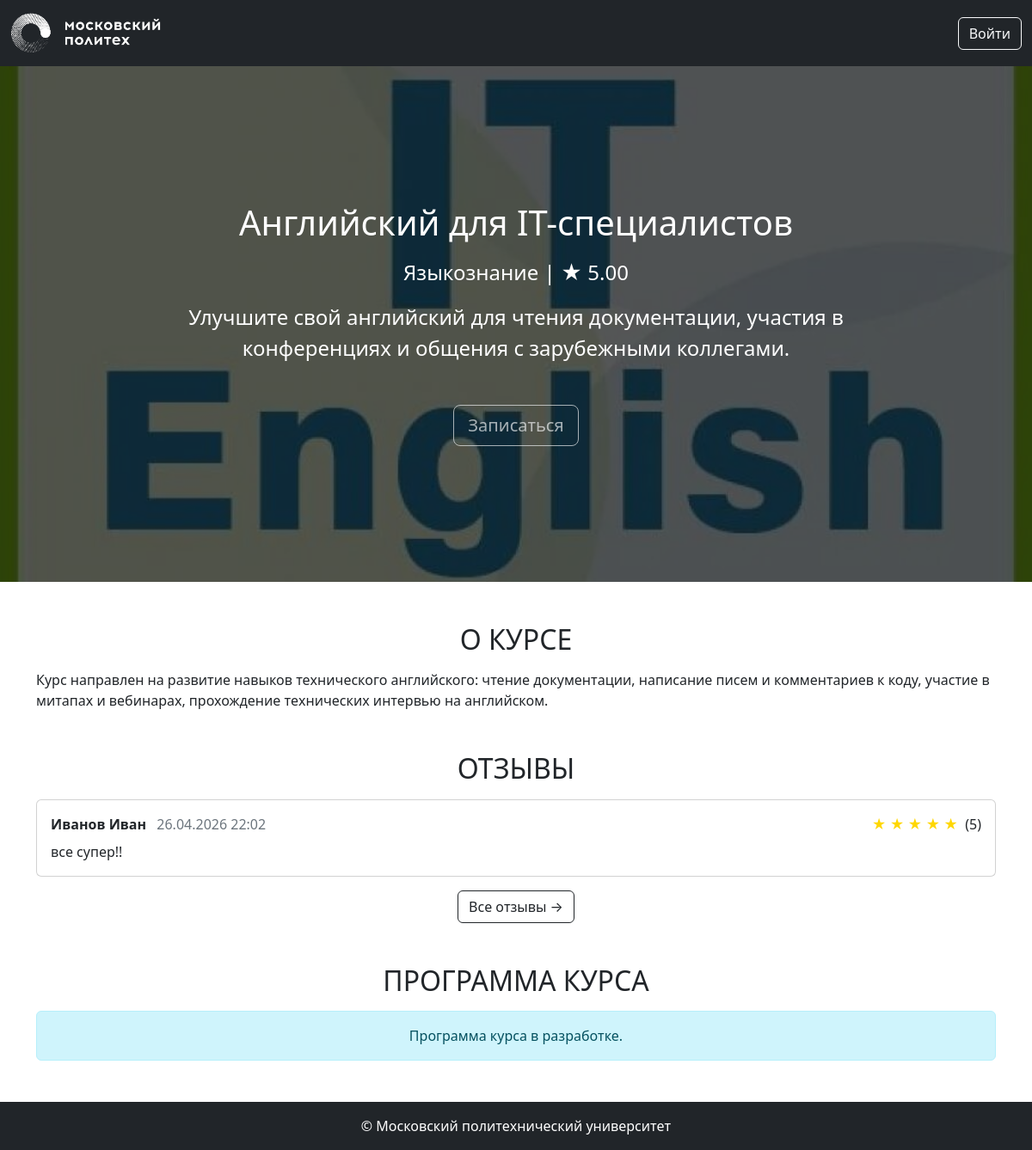
/courses/4, run on the app's committed database.
### app/models.py (models this page shows, shortened)
class Image(db.Model):
    __tablename__ = 'images'
    id: Mapped[str] = mapped_column(String(100), primary_key=True)
    file_name: Mapped[str] = mapped_column(String(100))
    mime_type: Mapped[str] = mapped_column(String(100))
    md5_hash: Mapped[str] = mapped_column(String(100), unique=True)
    object_id: Mapped[Optional[int]]
    object_type: Mapped[Optional[str]] = mapped_column(String(100))
    created_at: Mapped[datetime] = mapped_column(default=datetime.now)
    @property
    def url(self):
        return url_for('main.image', image_id=self.id)

class Base(DeclarativeBase):
    metadata = MetaData(naming_convention={
        "ix": 'ix_%(column_0_label)s',
        "uq": "uq_%(table_name)s_%(column_0_name)s",
        "ck": "ck_%(table_name)s_%(constraint_name)s",
        "fk": "fk_%(table_name)s_%(column_0_name)s_%(referred_table_name)s",
        "pk": "pk_%(table_name)s"
    })

class Course(Base):
    __tablename__ = 'courses'
    id: Mapped[int] = mapped_column(primary_key=True)
    name: Mapped[str] = mapped_column(String(100))
    short_desc: Mapped[str] = mapped_column(Text)
    full_desc: Mapped[str] = mapped_column(Text)
    rating_sum: Mapped[int] = mapped_column(default=0)
    rating_num: Mapped[int] = mapped_column(default=0)
    category_id: Mapped[int] = mapped_column(ForeignKey("categories.id"))
    author_id: Mapped[int] = mapped_column(ForeignKey("users.id"))
    background_image_id: Mapped[Optional[str]] = mapped_column(ForeignKey("images.id"), nullable=True)
    created_at: Mapped[datetime] = mapped_column(default=datetime.now)
    author: Mapped["User"] = relationship()
    category: Mapped["Category"] = relationship(lazy=False)
    bg_image: Mapped["Image"] = relationship()
    @property
    def rating(self):
        if self.rating_num > 0:
            return self.rating_sum / self.rating_num
        return 0

class Category(Base):
    __tablename__ = 'categories'
    id = mapped_column(Integer, primary_key=True)
    name: Mapped[str] = mapped_column(String(100))
    parent_id: Mapped[Optional[int]] = mapped_column(ForeignKey("categories.id"))

class Review(Base):
    __tablename__ = 'reviews'
    id: Mapped[int] = mapped_column(primary_key=True)
    rating: Mapped[int] = mapped_column(Integer, nullable=False)
    text: Mapped[str] = mapped_column(Text, nullable=False)
    created_at: Mapped[datetime] = mapped_column(default=datetime.now)
    course_id: Mapped[int] = mapped_column(ForeignKey("courses.id"), nullable=False)
    user_id: Mapped[int] = mapped_column(ForeignKey("users.id"), nullable=False)
    course: Mapped["Course"] = relationship(backref="reviews")
    user: Mapped["User"] = relationship(backref="reviews")

class User(Base, UserMixin):
    __tablename__ = 'users'
    id: Mapped[int] = mapped_column(primary_key=True)
    first_name: Mapped[str] = mapped_column(String(100))
    last_name: Mapped[str] = mapped_column(String(100))
    middle_name: Mapped[Optional[str]] = mapped_column(String(100))
    login: Mapped[str] = mapped_column(String(100), unique=True)
    password_hash: Mapped[str] = mapped_column(String(200))
    created_at: Mapped[datetime] = mapped_column(default=datetime.now)

### app/courses.py (the view)
@bp.route('/<int:course_id>')
def show(course_id):
    course = course_repository.get_course_by_id(course_id)
    if course is None:
        abort(404)
    recent_reviews = review_repository.get_recent_reviews(course_id, limit=5)
    user_review = None
    if current_user.is_authenticated:
        user_review = review_repository.get_user_review_for_course(course_id, current_user.id)
    return render_template('courses/show.html',
                         course=course,
                         recent_reviews=recent_reviews,
                         user_review=user_review)

### app/repositories/course_repository.py (called while the page is built)
    def get_course_by_id(self, course_id):
        return self.db.session.get(Course, course_id)

### app/repositories/review_repository.py (called while the page is built)
    def get_recent_reviews(self, course_id, limit=5):
        query = self.db.select(Review).where(Review.course_id == course_id).order_by(desc(Review.created_at)).limit(limit)
        return self.db.session.execute(query).scalars().all()

### app/templates/courses/show.html (shortened to what this page needs)
{% extends 'base.html' %}
{% block content %}
<div class="title-area position-relative"
     {% if course.bg_image %}
         style="background-image: url('{{ course.bg_image.url }}');"
     {% else %}
         style="background: linear-gradient(135deg, #667eea 0%, #764ba2 100%);"
     {% endif %}>
    <div class="h-100 w-100 py-5 d-flex text-center position-absolute" style="background-color: rgba(0, 0, 0, 0.65);">
        <div class="m-auto">
            <h1 class="title mb-3 font-weight-bold">{{ course.name }}</h1>
            <p class="mb-3 mx-auto">
                {{ course.category.name }} | <span>★</span> <span>{{ "%.2f" | format(course.rating) }}</span>
            </p>
            <div class="container">
                <p class="description w-75 mb-5 mx-auto">
                    {{ course.short_desc }}
                </p>
            </div>
            {% if current_user.is_authenticated %}
                <a href="#" class="btn btn-outline-light btn-lg">Перейти к материалам курса</a>
            {% else %}
                <button class="btn btn-outline-light btn-lg" disabled>Записаться</button>
            {% endif %}
        </div>
    </div>
</div>
<div class="container mt-5">
    <section class="about mb-5">
        <h2 class="mb-3 text-center text-uppercase font-weight-bold">О курсе</h2>
        <p>{{ course.full_desc }}</p>
    </section>
    <section class="reviews mb-5">
        <h2 class="mb-3 text-center text-uppercase font-weight-bold">Отзывы</h2>
        {% if recent_reviews %}
            {% for review in recent_reviews %}
            <div class="card mb-3">
                <div class="card-body">
                    <div class="d-flex justify-content-between align-items-center mb-2">
                        <div>
                            <strong>{{ review.user.last_name }} {{ review.user.first_name }}</strong>
                            <span class="text-muted ms-2">{{ review.created_at.strftime('%d.%m.%Y %H:%M') }}</span>
                        </div>
                        <div class="rating">
                            {% for i in range(5) %}
                                {% if i < review.rating %}
                                    <span style="color: gold;">★</span>
                                {% else %}
                                    <span style="color: #ccc;">★</span>
                                {% endif %}
                            {% endfor %}
                            <span class="ms-1">({{ review.rating }})</span>
                        </div>
                    </div>
                    <p class="card-text">{{ review.text }}</p>
                </div>
            </div>
            {% endfor %}
            <div class="text-center mt-3">
                <a href="{{ url_for('courses.reviews', course_id=course.id) }}" class="btn btn-outline-dark">
                    Все отзывы →
                </a>
            </div>
        {% endif %}
    </section>
    <section class="program mb-5">
        <h2 class="mb-3 text-center text-uppercase font-weight-bold">Программа курса</h2>
        <div class="alert alert-info text-center">
            Программа курса в разработке.
        </div>
    </section>
</div>
{% endblock %}

### app/static/styles.css (style rules this page uses)
.title-area { background-color: black; background-position: center; background-repeat: no-repeat; background-size: cover; color: white; font-size: 1.5rem; min-height: calc(75vh); }

### data on the page
Image: bg_image (picture)
Course: name "Английский для IT-специалистов", rating "5.00", short_desc "Улучшите свой английский для чтения документации, участия в конференциях и общения с зарубежными коллегами.", full_desc "Курс направлен на развитие навыков технического английского: чтение документации, написание писем и комментариев к коду, участие в митапах и вебинарах, прохождение технических интервью на английском."
Category: category.name "Языкознание"
Review: user.last_name "Иванов", user.first_name "Иван", created_at "26.04.2026 22:02", rating "5", text "все супер!!"
